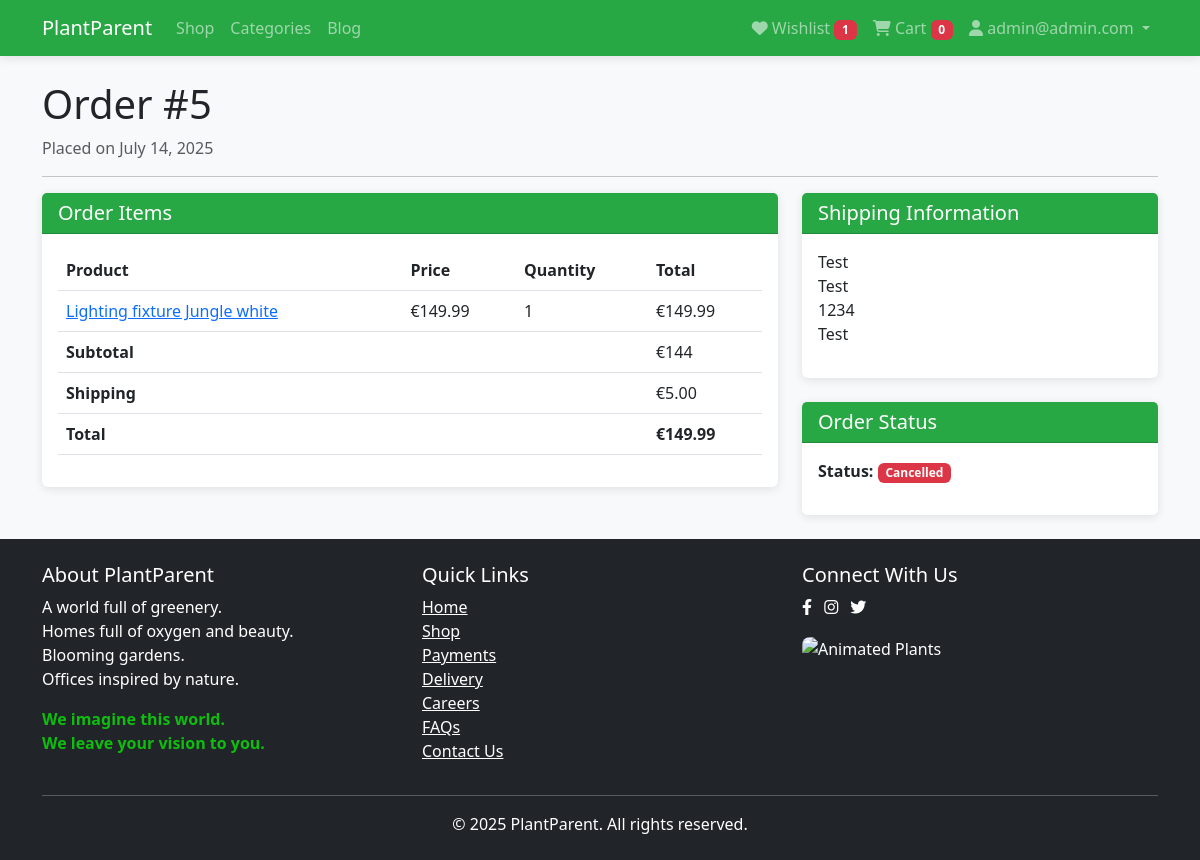
Page /orders/5/ (signed in) on the committed database.
### accounts/models.py (models this page shows, shortened)
class User(AbstractUser):
    username = None
    email = models.EmailField(_('email address'), unique=True)
    phone = models.CharField(max_length=20, blank=True)
    address = models.TextField(blank=True)
    city = models.CharField(max_length=100, blank=True)
    postal_code = models.CharField(max_length=20, blank=True)
    country = models.CharField(max_length=100, blank=True)
    profile_picture = models.ImageField(
        upload_to=user_profile_picture_path,
        blank=True,
        null=True,
        validators=[validate_image_size, validate_image_format],
        help_text=_('Upload a profile picture (max 1MB, formats: JPG, PNG, GIF)')
    )
    receive_newsletter = models.BooleanField(default=False)
    USERNAME_FIELD = 'email'
    REQUIRED_FIELDS = []
    objects = UserManager()
    class Meta:
        permissions = [
            ("can_publish_post", "Can publish blog posts without approval"),
            ("can_edit_all_posts", "Can edit any blog post (not just own)"),
        ]
    class Meta:
        verbose_name = 'User'
        verbose_name_plural = 'Users'

### wishlist/models.py (models this page shows, shortened)
class Wishlist(models.Model):
    user = models.OneToOneField(
        settings.AUTH_USER_MODEL,
        on_delete=models.CASCADE,
        related_name='wishlist'
    )
    created_at = models.DateTimeField(auto_now_add=True)
    updated_at = models.DateTimeField(auto_now=True)

### cart/models.py (models this page shows, shortened)
class Cart(models.Model):
    user = models.OneToOneField(
        settings.AUTH_USER_MODEL,
        on_delete=models.CASCADE,
        related_name='cart'
    )
    created_at = models.DateTimeField(auto_now_add=True)
    updated_at = models.DateTimeField(auto_now=True)
    @property
    def total_quantity(self):
        print(sum(item.quantity for item in self.items.all()))
        return sum(item.quantity for item in self.items.all())

### orders/models.py (models this page shows, shortened)
class Order(models.Model):
    class Status(models.TextChoices):
        PENDING = 'pending', _('Pending')
        PROCESSING = 'processing', _('Processing')
        SHIPPED = 'shipped', _('Shipped')
        DELIVERED = 'delivered', _('Delivered')
        CANCELLED = 'cancelled', _('Cancelled')
    user = models.ForeignKey(
        settings.AUTH_USER_MODEL,
        on_delete=models.CASCADE,
        related_name='orders'
    )
    status = models.CharField(
        max_length=20,
        choices=Status.choices,
        default=Status.PENDING
    )
    created_at = models.DateTimeField(auto_now_add=True)
    updated_at = models.DateTimeField(auto_now=True)
    shipping_address = models.TextField()
    shipping_city = models.CharField(max_length=100)
    shipping_postal_code = models.CharField(max_length=20)
    shipping_country = models.CharField(max_length=100)
    stripe_payment_intent = models.CharField(max_length=100, blank=True)
    total_paid = models.DecimalField(max_digits=10, decimal_places=2)
    class Meta:
        ordering = ['-created_at']

class OrderItem(models.Model):
    order = models.ForeignKey(
        Order,
        on_delete=models.CASCADE,
        related_name='items'
    )
    product = models.ForeignKey(
        Product,
        on_delete=models.PROTECT,
        related_name='order_items'
    )
    price = models.DecimalField(max_digits=10, decimal_places=2)
    quantity = models.PositiveIntegerField(default=1)
    @property
    def total_price(self):
        return self.price * self.quantity

### products/models.py (models this page shows, shortened)
class Product(models.Model):
    name = models.CharField(max_length=200)
    slug = models.SlugField(max_length=200, unique=True)
    description = models.TextField()
    short_description = models.CharField(max_length=300, blank=True)
    price = models.DecimalField(max_digits=10, decimal_places=2)
    category = models.ForeignKey(
        Category,
        related_name='products',
        on_delete=models.SET_NULL,
        null=True
    )
    image = models.ImageField(upload_to='products/')
    stock = models.PositiveIntegerField(default=0)
    available = models.BooleanField(default=True)
    created = models.DateTimeField(auto_now_add=True)
    updated = models.DateTimeField(auto_now=True)
    featured = models.BooleanField(default=False)
    class Meta:
        ordering = ['-created']
        indexes = [
            models.Index(fields=['id', 'slug']),
            models.Index(fields=['name']),
            models.Index(fields=['-created']),
        ]
    def get_absolute_url(self):
        return reverse('products:detail', args=[self.slug])

### orders/views.py (the view)
# urls.py: path('<int:pk>/', views.OrderDetailView.as_view(), name='detail'),
class OrderDetailView(LoginRequiredMixin, DetailView):
    model = Order
    template_name = 'orders/detail.html'
    context_object_name = 'order'
    def get_queryset(self):
        return super().get_queryset().filter(
            user=self.request.user
        )

### plantparent/context_processors.py (called while the page is built)
def cart_context(request):
    context = {}
    if request.user.is_authenticated:
        cart = Cart.objects.filter(user=request.user).first()
        context['cart'] = cart
    return context

def wishlist_context(request):
    context = {}
    if request.user.is_authenticated:
        wishlist, created = Wishlist.objects.get_or_create(user=request.user)
        context['wishlist'] = wishlist
    return context

### templates/orders/detail.html
{% extends 'base.html' %}
{% block content %}
<div class="row">
    <div class="col-12">
        <h1>Order #{{ order.id }}</h1>
        <p class="text-muted">Placed on {{ order.created_at|date:"F j, Y" }}</p>
        <hr>
    </div>
</div>
<div class="row">
    <div class="col-md-8">
        <div class="card mb-4">
            <div class="card-header bg-success text-white">
                <h5 class="mb-0">Order Items</h5>
            </div>
            <div class="card-body">
                <table class="table">
                    <thead>
                        <tr>
                            <th>Product</th>
                            <th>Price</th>
                            <th>Quantity</th>
                            <th>Total</th>
                        </tr>
                    </thead>
                    <tbody>
                        {% for item in order.items.all %}
                            <tr>
                                <td>
                                    <a href="{{ item.product.get_absolute_url }}">{{ item.product.name }}</a>
                                </td>
                                <td>€{{ item.price }}</td>
                                <td>{{ item.quantity }}</td>
                                <td>€{{ item.total_price }}</td>
                            </tr>
                        {% endfor %}
                    </tbody>
                    <tfoot>
                        <tr>
                            <th colspan="3">Subtotal</th>
                            <td>€{{ order.total_paid|add:-5 }}</td>
                        </tr>
                        <tr>
                            <th colspan="3">Shipping</th>
                            <td>€5.00</td>
                        </tr>
                        <tr class="fw-bold">
                            <th colspan="3">Total</th>
                            <td>€{{ order.total_paid }}</td>
                        </tr>
                    </tfoot>
                </table>
            </div>
        </div>
    </div>
    <div class="col-md-4">
        <div class="card mb-4">
            <div class="card-header bg-success text-white">
                <h5 class="mb-0">Shipping Information</h5>
            </div>
            <div class="card-body">
                <p>
                    {{ order.shipping_address }}<br>
                    {{ order.shipping_city }}<br>
                    {{ order.shipping_postal_code }}<br>
                    {{ order.shipping_country }}
                </p>
            </div>
        </div>
        <div class="card">
            <div class="card-header bg-success text-white">
                <h5 class="mb-0">Order Status</h5>
            </div>
            <div class="card-body">
                <div class="mb-3">
                    <strong>Status:</strong>
                    <span class="badge
                        {% if order.status == 'delivered' %}bg-success
                        {% elif order.status == 'cancelled' %}bg-danger
                        {% else %}bg-warning text-dark{% endif %}">
                        {{ order.get_status_display }}
                    </span>
                </div>
            </div>
        </div>
    </div>
</div>
{% endblock %}

### templates/base.html (shortened to what this page needs)
<!DOCTYPE html>
<html lang="en">
<head>
    <link href="https://cdnjs.cloudflare.com/ajax/libs/font-awesome/6.4.0/css/all.min.css" rel="stylesheet">
    <link rel="stylesheet" href="https://cdnjs.cloudflare.com/ajax/libs/animate.css/4.1.1/animate.min.css" />
    <link href="https://cdn.jsdelivr.net/npm/bootstrap@5.3.0/dist/css/bootstrap.min.css" rel="stylesheet">
    <link rel="stylesheet" href="https://cdnjs.cloudflare.com/ajax/libs/font-awesome/6.4.0/css/all.min.css">
</head>
<body>
    <nav class="navbar navbar-expand-lg navbar-dark bg-success">
        <div class="container">
            <a class="navbar-brand" href="{% url 'products:home' %}">PlantParent</a>
            <div class="collapse navbar-collapse" id="navbarNav">
                <ul class="navbar-nav me-auto">
                    <li class="nav-item">
                        <a class="nav-link" href="{% url 'products:list' %}">Shop</a>
                    </li>
                    <li class="nav-item">
                        <a class="nav-link" href="{% url 'products:categories' %}">Categories</a>
                    </li>
                    <li class="nav-item">
                        <a class="nav-link" href="{% url 'blog:post_list' %}">Blog</a>
                    </li>
                </ul>
                <ul class="navbar-nav">
                    <li class="nav-item">
                        <a class="nav-link" href="{% url 'wishlist:view' %}">
                            <i class="fas fa-heart"></i> Wishlist
                            <span class="badge bg-danger" id="wishlist-count">
                                {% if request.user.is_authenticated %}{{ request.user.wishlist.items.count }}{% else %}0{% endif %}
                            </span>
                        </a>
                    </li>
                    <li class="nav-item">
                        <a class="nav-link" href="{% url 'cart:view' %}">
                            <i class="fas fa-shopping-cart"></i> Cart
                            <span class="badge bg-danger" id="cart-count">
                                {% if cart %}{{ cart.total_quantity }}{% else %}0{% endif %}
                            </span>
                        </a>
                    </li>
                    {% if user.is_authenticated %}
                    <li class="nav-item dropdown">
                        <a class="nav-link dropdown-toggle" href="#" id="navbarDropdown" role="button" data-bs-toggle="dropdown">
                            <i class="fas fa-user"></i> {{ user.email }}
                        </a>
                    </li>
                    {% endif %}
                </ul>
            </div>
        </div>
    </nav>
    <main class="container my-4">
        {% block content %}{% endblock %}
    </main>
    <footer class="bg-dark text-white py-4 mt-0">
        <div class="container">
            <div class="row">
                <div class="col-md-4">
                    <h5>About PlantParent</h5>
                    <p>A world full of greenery. <br>
                       Homes full of oxygen and beauty. <br>
                       Blooming gardens. <br>
                       Offices inspired by nature. <br></p>
                    <p style="color: #0fbd0f;">
                        <b>We imagine this world.</b><br>
                        <b>We leave your vision to you.</b>
                    </p>
                </div>
                <div class="col-md-4">
                    <h5>Quick Links</h5>
                    <ul class="list-unstyled">
                        <li><a href="{% url 'products:home' %}" class="text-white">Home</a></li>
                        <li><a href="{% url 'products:list' %}" class="text-white">Shop</a></li>
                        <li><a href="#" class="text-white">Payments</a></li>
                        <li><a href="#" class="text-white">Delivery</a></li>
                        <li><a href="#" class="text-white">Careers</a></li>
                        <li><a href="#" class="text-white">FAQs</a></li>
                        <li><a href="#" class="text-white">Contact Us</a></li>
                    </ul>
                </div>
                <div class="col-md-4" >
                    <h5>Connect With Us</h5>
                    <a href="#" class="text-white me-2"><i class="fab fa-facebook-f"></i></a>
                    <a href="#" class="text-white me-2"><i class="fab fa-instagram"></i></a>
                    <a href="#" class="text-white me-2"><i class="fab fa-twitter"></i></a>
                    <div class="mt-3">
                        <img src="https://mir-s3-cdn-cf.behance.net/project_modules/max_632/a5364778036023.5c9a9814218f1.gif"
                             alt="Animated Plants"
                             style="width: 180px; border-radius: 8px;">
                    </div>
                </div>
            </div>
            <hr>
            <div class="text-center">
                <p class="mb-0">&copy; 2025 PlantParent. All rights reserved.</p>
            </div>
        </div>
    </footer>
</body>
</html>

### templates/base.html (style rules this page uses)
body { font-family: 'Segoe UI', Tahoma, Geneva, Verdana, sans-serif; background-color: #f8f9fa; }
.card { transition: transform 0.3s ease, box-shadow 0.3s ease; border: none; box-shadow: 0 2px 10px rgba(0, 0, 0, 0.1); }
.bg-success { background-color: #28a745 !important; }
.navbar { box-shadow: 0 2px 10px rgba(0, 0, 0, 0.1); }
footer { margin-top: 50px; }

### rows in the picture
User: user.wishlist.items.count "1", email "admin@admin.com"
Cart: total_quantity "0"
Order: id "5", created_at "July 14, 2025", total_paid|add "144", total_paid "149.99", shipping_address "Test", shipping_city "Test", shipping_postal_code "1234", shipping_country "Test", status "Cancelled"
OrderItem: product.name "Lighting fixture Jungle white", price "149.99", quantity "1", total_price "149.99"
